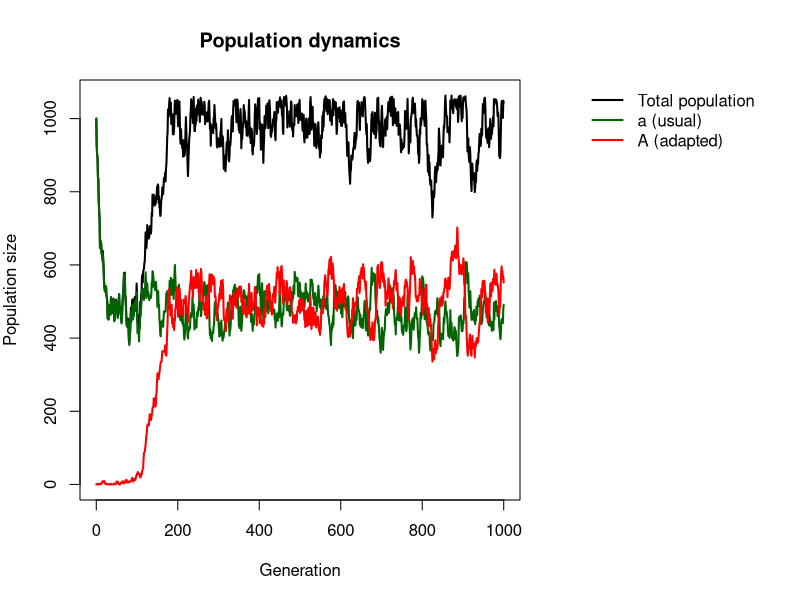
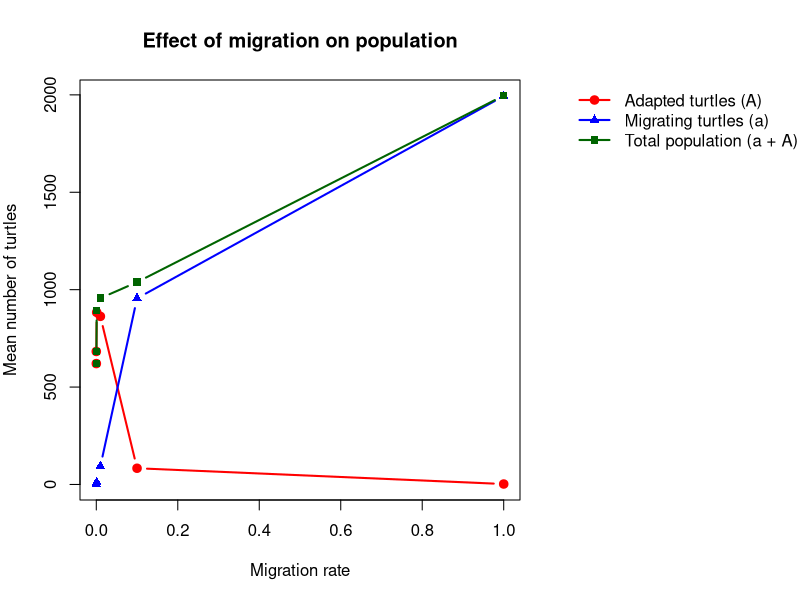

Recreate these plots in R, in order.
## ---- chunk 1
# FUNCTION 1: SIMULATE ONE GENERATION

# The model includes two turtle types:
# a = usual turtles, which are affected by warming
# A = adapted turtles, which have a relative growth advantage

simulate_one_gen <- function(N_a, N_A, decay_rate, sel_coeff, mut_rate, mig_rate, N_source_a, carrying_capacity = 1000) {

# STEP 1: Generate offspring for each turtle type

# For type a, the expected number of offspring is reduced
# by the warming-related decay rate.
# For type A, offspring production depends on its current population, its selection advantage, warming and how close the total population is to carrying capacity.
  offsp_a <- rpois(1, N_a * (1 - decay_rate))
  offsp_A <- rpois(1, N_A + N_A * (sel_coeff - decay_rate) * (1 - (N_a + N_A) / carrying_capacity))

# Calculate the total number of offspring of both types.
  offsp_total <- offsp_A + offsp_a

# If the total exceeds carrying capacity, randomly retain individuals until the population is within the limit.
  if (offsp_total > carrying_capacity) 
    {
    
    offsp_a <- rbinom(1, carrying_capacity, offsp_a / offsp_total)

# The remaining individuals belong to type A.
    offsp_A <- carrying_capacity - offsp_a
  }

# STEP 2: Simulate mutation from type a to type A

# The expected number of mutations depends on the number of type-a offspring and the mutation rate.
  mut_a_to_A <- rpois(1, offsp_a * mut_rate)

# STEP 3: Simulate immigration from the source beach

# The number of immigrants is determined by the source population size and the migration rate.
# In this model, immigrants are type a, not type A.
  mig_a <- rpois(1, N_source_a * mig_rate)

# STEP 4: Calculate the population sizes in the next generation

# Type a loses individuals through mutation but gains individuals through immigration.
  N_a_new <- offsp_a - mut_a_to_A + mig_a

# Type A gains the individuals that mutated from type a.
# Existing type-A offspring remain part of this population.
  N_A_new <- offsp_A + mut_a_to_A

# Return the updated populations for the next generation.
  return(c(
    N_a = N_a_new,
    N_A = N_A_new
  ))

}

print(simulate_one_gen(N_a = 100, N_A = 0, decay_rate = 0.1, sel_coeff = 0.2, mut_rate = 0.01, mig_rate = 0.05, N_source_a = 1000, carrying_capacity = 1000))

## ---- chunk 2
# FUNCTION 2: SIMULATE THE POPULATION

# This function simulates how the populations of type a and type A change over several generations.

# It uses simulate_one_gen() to calculate the population in the next generation and saves the results at every step.

simulate_pop <- function(N_init_a, N_init_A, decay_rate, sel_coeff,
                         mut_rate, mig_rate, N_source_a, t_max,
                         carrying_capacity = 1000) {

# Store the initial population.
# The simulation starts with N_init_a usual turtles and N_init_A adapted turtles.
  pop_vector <- c(N_init_a, N_init_A)

# Store the current population.
# This vector is updated at every generation.
  pop_new <- c(N_init_a, N_init_A)

# Run the simulation for t_max generations.
# seq_len(t_max) produces the numbers from 1 to t_max.
  for (i in seq_len(t_max)) {

# Simulate the next generation using Function 1.
# pop_new[1] is the current number of a turtles.
# pop_new[2] is the current number of A turtles.
# The other describe warming, selection, mutation, migration and carrying capacity.
    pop_new <- simulate_one_gen(
      pop_new[1], pop_new[2],
      decay_rate, sel_coeff, mut_rate,
      mig_rate, N_source_a, carrying_capacity
    )

# Add the newly calculated population as a new row.
# This stores the population sizes for every generation, rather than keeping only the final result.
    pop_vector <- rbind(pop_vector, pop_new)
  }

# Label the rows with their generation numbers.
# The first row is generation 0, which contains the initial population. The last row corresponds to generation t_max.
  rownames(pop_vector) <- 0:(nrow(pop_vector) - 1)

# Name the two columns according to the turtle types.
# Generations remain row names; they are not a population column.
  colnames(pop_vector) <- c("a", "A")

# Return the complete population trajectory.
# The result contains two columns (a and A) and one row for the initial population and every simulated generation.
  return(pop_vector)
}


# MODEL PARAMETERS

# Set the number of generations to simulate.
# The model will calculate generations 1 to 1000 after
# starting with the initial population at generation 0.
max_gen <- 1000


# PLOT 1: GENERATION VS POPULATION SIZE

# Run the population simulation with the chosen parameters.
output <- simulate_pop(
  N_init_a = 1000,          # Initial number of usual turtles
  N_init_A = 0,             # Initially, there are no adapted turtles
  decay_rate = 0.1,         # Negative effect of warming
  sel_coeff = 0.2,          # Relative growth advantage of type A
  mut_rate = 0.001,         # Mutation rate from a to A
  mig_rate = 0.05,          # Migration rate from the source beach
  N_source_a = 1000,        # Number of turtles in the source population
  t_max = max_gen,          # Number of generations to simulate
  carrying_capacity = 1000  # Maximum population size for the offspring step
)

# Create a separate display table.
# The row names from output are shown in a column named Generations.
# This does not change the original output matrix.
output_table <- data.frame(
  Generations = as.integer(rownames(output)),
  a = output[, "a"],
  A = output[, "A"]
)

# Print the last six generations, including generation 1000.
print(tail(output_table), row.names = FALSE)


# GENERATION NUMBERS FOR PLOT 1

# Create the generation numbers for the x-axis.
# There are 1001 population records, from generation 0 to 1000.
x_range <- 0:(nrow(output) - 1)

## ---- chunk 3
# Leave space on the right for the legend
par(mar = c(5, 4, 4, 14), xpd = NA)

# Total population
plot(
  x_range, rowSums(output),
  type = "l",
  col = "black",
  lwd = 2,
  ylim = c(0, max(rowSums(output))),
  xlab = "Generation",
  ylab = "Population size",
  main = "Population dynamics"
)

# Type a and type A
lines(x_range, output[, "a"], col = "darkgreen", lwd = 2)
lines(x_range, output[, "A"], col = "red", lwd = 2)

# Legend OUTSIDE the plot, on the right
legend(
  "topright",
  inset = c(-0.55, 0),
  legend = c("Total population", "a (usual)", "A (adapted)"),
  col = c("black", "darkgreen", "red"),
  lty = 1,
  lwd = 2,
  bty = "n",
  xpd = NA
)

# Restore the standard margins
par(mar = c(5, 4, 4, 2), xpd = FALSE)

## ---- chunk 4
# PLOTS 2: EFFECT OF MIGRATION

# Migration rates to compare
migration_rates <- 10^seq(-5, 0, by = 1)

# Repeat simulations to account for random variation
n_replicates <- 100

# Store the mean results for each migration rate
adapted_A <- numeric(length(migration_rates))
mig_a <- 1000 * migration_rates # Expected number of migrating turtles per generation
population_size <- numeric(length(migration_rates))


for (j in seq_along(migration_rates)) {

  # Store the final results of repeated simulations
  results <- matrix(NA_real_, nrow = n_replicates, ncol = 3)

  for (rep in seq_len(n_replicates)) {

    sim <- simulate_pop(
      N_init_a = 1000,
      N_init_A = 0,
      decay_rate = 0.1,
      sel_coeff = 0.2,
      mut_rate = 0.001,
      mig_rate = migration_rates[j], 
      N_source_a = 1000,
      t_max = max_gen,
      carrying_capacity = 1000
    )

# Number of A and a turtles at the final generation
    results[rep, 1] <- sim[nrow(sim), "A"]
    
    results[rep, 2] <- sim[nrow(sim), "a"]
    
# Total population at the final generation
    results[rep, 3] <- sum(sim[nrow(sim), ])
  }

# Calculate the mean across replicate simulations
  adapted_A[j] <- mean(results[, 1])
  mig_a [j] <- mean(results[, 2])
  population_size[j] <- mean(results[, 3])
}

# PLOT 2: MIGRATION VS POPULATION TYPES AND TOTAL POPULATION

# Leave space on the right for the legend
par(mar = c(5, 4, 4, 14), xpd = NA)

matplot(
  migration_rates,
  cbind(adapted_A, mig_a, population_size),
  type = "b", # Show points connected by lines
  pch = c(19, 17, 15),   # Use filled circle points
  col = c("red", "blue", "darkgreen"),
  lty = 1,
  lwd = 2,  # Set line width
  ylim = range(c(adapted_A, mig_a, population_size)),
  xlab = "Migration rate",
  ylab = "Mean number of turtles",
  main = "Effect of migration on population"
)

legend(
  "topright",
  inset = c(-0.65, 0),
  legend = c("Adapted turtles (A)", "Migrating turtles (a)", "Total population (a + A)"),
  col = c("red", "blue", "darkgreen"),
  pch = c(19, 17, 15),
  lty = 1,
  lwd = 2,
  bty = "n",
  xpd = NA
)

# Restore the standard plotting margins, leave space on the right for the legend, if needed.
par(mar = c(5, 4, 4, 2), xpd = FALSE)

## ---- chunk 5
# Calculate Frequencies
# Calculate the total local population at each generation
N_total <- output[, "a"] + output[, "A"]

# Calculate the frequency of type a
freq_a <- ifelse(
  N_total > 0,
  output[, "a"] / N_total,
  NA
)

# Calculate the frequency of type A
freq_A <- ifelse(
  N_total > 0,
  output[, "A"] / N_total,
  NA
)

# Store the results in a data frame
frequency_output <- data.frame(
  Generations = 0:(nrow(output) - 1),
  N_total = N_total,
  freq_a = freq_a,
  freq_A = freq_A
)

# Display the frequency results
print(frequency_output)
